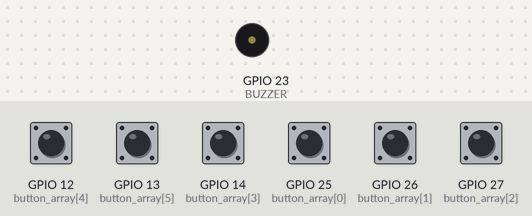
Bench run of a sketch on a simulated ESP32. Shown: buzzer (waves = sounding). Inputs (shaded band) come from the test bench; at power-on: GPIO 12 (button_array[4]), GPIO 13 (button_array[5]), GPIO 14 (button_array[3]), GPIO 25 (button_array[0]), GPIO 26 (button_array[1]), GPIO 27 (button_array[2]) HIGH.

Above: at 1.2 s.
1.3 s: GPIO 12 (button_array[4]) pulled LOW for 0.15 s
At 1.38 s:
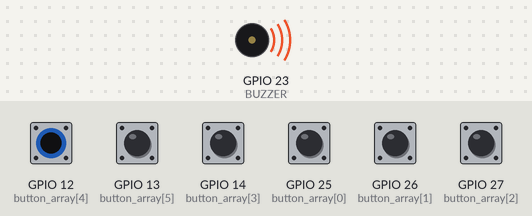
Timing chart, 0 to 4.3 s (numbered marks = the images above; inputs shaded):
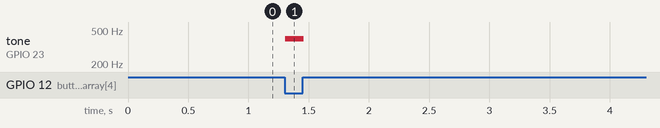

Measured:
- after the input at 1.3 s, tone on GPIO 23 (BUZZER): silent → 393 Hz at once, → silent 0.15 s later

The sketch:

2.piano.ino
```cpp
/*
  该程序作用是实现 6 键电子琴
  在线文档：https://docs.geeksman.com/esp32/Arduino/24.esp32-arduino-buzzer.html
*/
#define BUZZER      23
#define CHANNEL     0
#define RESOLUTION  8
#define FREQ        20000


// 定义按键数组
int button_array[6] = {25, 26, 27, 14, 12, 13};

// 定义音符频率数组
int tone_array[7] = {262, 294, 330, 350, 393, 441, 495};

// 初始化发声频率
int tone_value = 0;

void setup() {
  // 配置引脚模式
  pinMode(BUZZER, OUTPUT);

  for (int i=0;i<6;i++) {
    pinMode(button_array[i], INPUT_PULLUP);
  }

  // LEDC 外设
  ledcSetup(CHANNEL, FREQ, RESOLUTION);
  ledcAttachPin(BUZZER, CHANNEL);
}

void loop() {
  // 检测按键是否按下
  for (int i=0;i<6;i++) {
    if (!digitalRead(button_array[i])) {
      tone_value = tone_array[i];
    }
  }

  // 蜂鸣器发声
  ledcWriteTone(CHANNEL, tone_value);

  tone_value = 0;
  delay(10);
}
```
